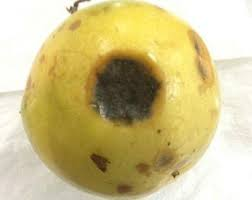
#> input picture K-Means/podridao_parda.jpeg, 252 x 200 px
$ python python_test.py
#> lines starting #> are read from the running program, lines starting #| are printed output that depends on the picture
import numpy as np
import cv2

img = cv2.imread('podridao_parda.jpeg')
#> img is the input picture: shape (200, 252, 3); mean B, G, R 137.8, 192.2, 206.2
Z = img.reshape((-1,3))

# convert to np.float32
Z = np.float32(Z)

# define criteria, number of clusters(K) and apply kmeans()
criteria = (cv2.TERM_CRITERIA_EPS + cv2.TERM_CRITERIA_MAX_ITER, 20, 1.0)
K = 4
ret,label,center=cv2.kmeans(Z,K,None,criteria,10,cv2.KMEANS_RANDOM_CENTERS)
#> ret = 54827843.3; center = [[55.25, 138.3, 162.6], [235.2, 244.3, 245.8], [36.52, 62.45, 74.6], [113.5, 208.4, 229.5]]

# Now convert back into uint8, and make original image
center = np.uint8(center)
#> center = [[55, 138, 162], [235, 244, 245], [36, 62, 74], [113, 208, 229]]
res = center[label.flatten()]
res2 = res.reshape((img.shape))
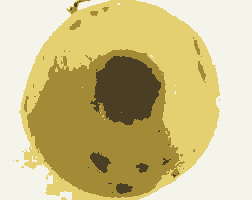
#> res2: shape (200, 252, 3); mean B, G, R 137.4, 191.9, 205.5

cv2.imshow("Original", img)
cv2.imshow('K-Mean 4 classes',res2)
cv2.waitKey(0)
cv2.destroyAllWindows()
